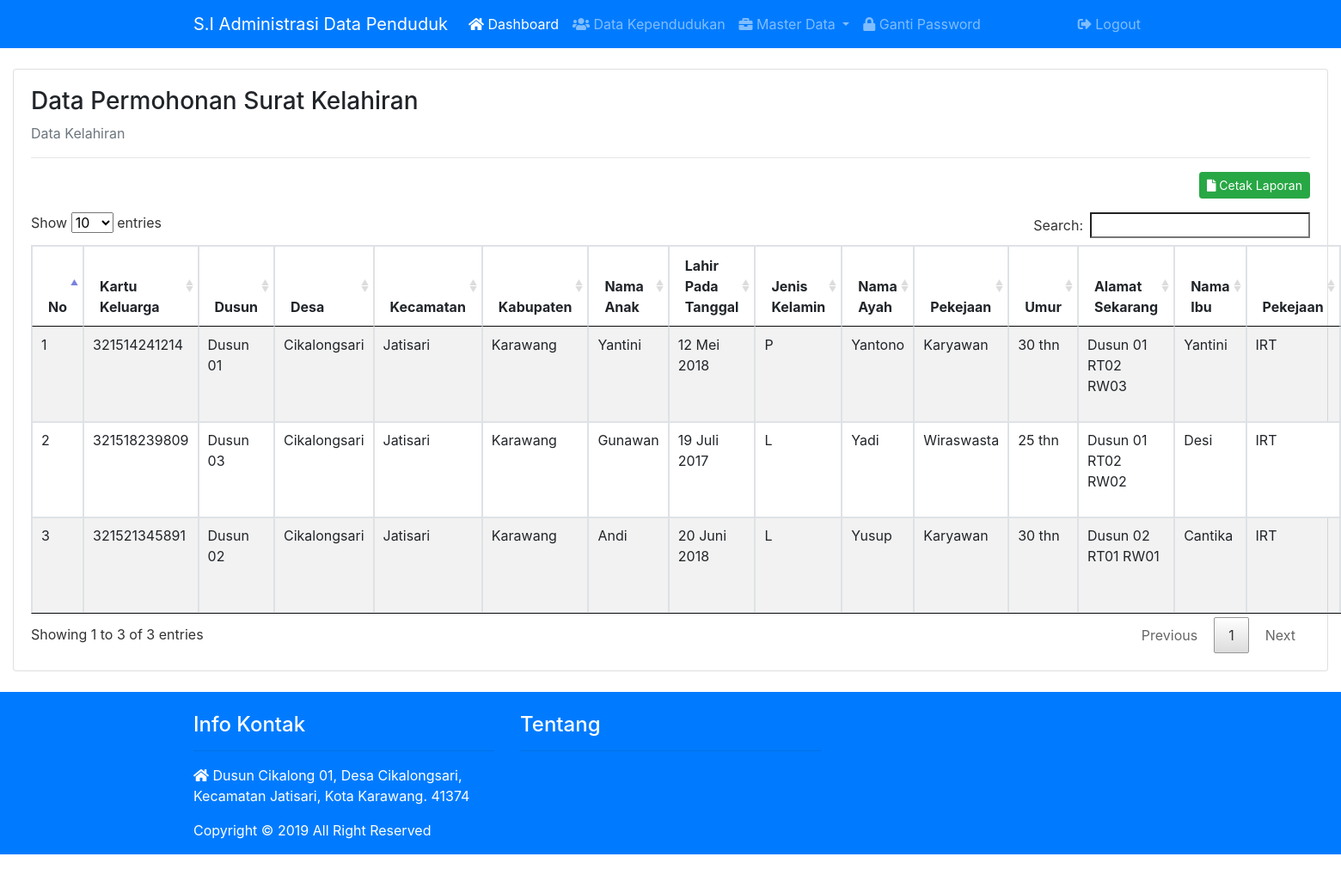
/admin/data_kelahiran.php (signed in), run on the app's committed database.
### tables this page shows
CREATE TABLE `data_kelahiran` (
  `kk` varchar(12) NOT NULL,
  `dusun` varchar(15) NOT NULL,
  `desa` varchar(15) NOT NULL,
  `kecamatan` varchar(22) NOT NULL,
  `kabupaten` varchar(22) NOT NULL,
  `nama_anak` varchar(33) NOT NULL,
  `lhr_pd_tgl` varchar(22) NOT NULL,
  `jk` varchar(11) NOT NULL,
  `nm_ayh` varchar(22) NOT NULL,
  `pkrjn_ayh` varchar(22) NOT NULL,
  `umr_ayh` varchar(22) NOT NULL,
  `almt_skg_ayh` varchar(22) NOT NULL,
  `nm_ibu` varchar(22) NOT NULL,
  `pkrjn_ibu` varchar(22) NOT NULL,
  `umr_ibu` varchar(22) NOT NULL,
  `almt_skg_ibu` varchar(22) NOT NULL,
  `nik_ayh` int(55) NOT NULL
);

### admin/data_kelahiran.php (the view, shortened to what this page needs)
<?php
include 'header.php';
?>
		<div class="container-fluid">
			<div class="card">
				<div class="card-body">
					<h3>Data Permohonan Surat Kelahiran</h3>
					<p class="text-muted">Data Kelahiran</p>
					<hr>
					<a class="btn btn-success btn-sm mb-3 float-right" href="cetak_data_kelahiran.php" target="_blank"><i class="fa fa-file"></i> Cetak Laporan</a>
					<table class="table table-bordered table-striped table-hover table-saya">
						<thead>
							<tr style="font-weight: bold;">
								<th>No</th>
								<th width="1%">Kartu Keluarga</th>
								<th>Dusun</th>
								<th>Desa</th>
								<th>Kecamatan</th>
								<th>Kabupaten</th>
								<th>Nama Anak</th>
								<th>Lahir Pada Tanggal</th>
								<th>Jenis Kelamin</th>
								<th>Nama Ayah</th>
								<th>Pekejaan</th>
								<th>Umur</th>
								<th>Alamat Sekarang</th>
								<th>Nama Ibu</th>
								<th>Pekejaan</th>
							</tr>
						</thead>
						<tbody>
							<?php
							$no = 1;
							$data_kelahiran = mysqli_query($koneksi,"SELECT * FROM data_kelahiran");
							while($d = mysqli_fetch_array($data_kelahiran)){
							?>
							<tr>
								<td><?php echo $no++ ?></td>
								<td><?php echo $d['kk']; ?></td>
								<td><?php echo $d['dusun']; ?></td>
								<td><?php echo $d['desa']; ?></td>
								<td><?php echo $d['kecamatan']; ?></td>
								<td><?php echo $d['kabupaten']; ?></td>
								<td><?php echo $d['nama_anak']; ?></td>
								<td><?php echo $d['lhr_pd_tgl']; ?></td>
								<td><?php echo $d['jk']; ?></td>
								<td><?php echo $d['nm_ayh']; ?></td>
								<td><?php echo $d['pkrjn_ayh']; ?></td>
								<td><?php echo $d['umr_ayh']; ?></td>
								<td><?php echo $d['almt_skg_ayh']; ?></td>
								<td><?php echo $d['nm_ibu']; ?></td>
								<td><?php echo $d['pkrjn_ibu']; ?></td>
							</tr>
							<?php
							}
							?>
						</tbody>
					</table>
				</div>
			</div>
		</div>
<br>
<?php
include 'footer.php';
?>

### data on the page
data_kelahiran: kk "321514241214", dusun "Dusun 01", desa "Cikalongsari", kecamatan "Jatisari", kabupaten "Karawang", nama_anak "Yantini", lhr_pd_tgl "12 Mei 2018", jk "P", nm_ayh "Yantono", pkrjn_ayh "Karyawan", umr_ayh "30 thn", almt_skg_ayh "Dusun 01 RT02 RW03", nm_ibu "Yantini", pkrjn_ibu "IRT"
data_kelahiran: kk "321518239809", dusun "Dusun 03", desa "Cikalongsari", kecamatan "Jatisari", kabupaten "Karawang", nama_anak "Gunawan", lhr_pd_tgl "19 Juli 2017", jk "L", nm_ayh "Yadi", pkrjn_ayh "Wiraswasta", umr_ayh "25 thn", almt_skg_ayh "Dusun 01 RT02 RW02", nm_ibu "Desi", pkrjn_ibu "IRT"
data_kelahiran: kk "321521345891", dusun "Dusun 02", desa "Cikalongsari", kecamatan "Jatisari", kabupaten "Karawang", nama_anak "Andi", lhr_pd_tgl "20 Juni 2018", jk "L", nm_ayh "Yusup", pkrjn_ayh "Karyawan", umr_ayh "30 thn", almt_skg_ayh "Dusun 02 RT01 RW01", nm_ibu "Cantika", pkrjn_ibu "IRT"
